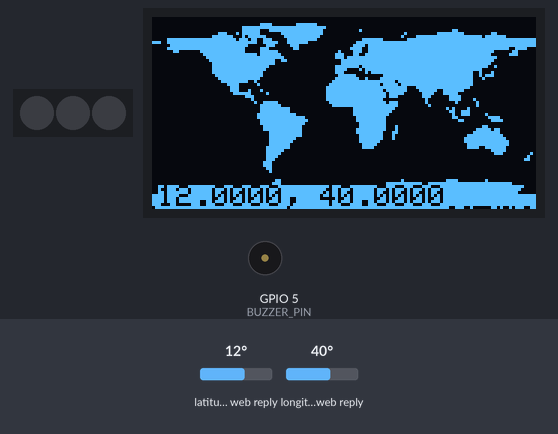
A sketch run on a simulated Seeed XIAO ESP32-C3. Shown: 3 RGB LEDs in strip order, left to right, 128×64 one-colour display, buzzer (waves = sounding, pin HIGH). Inputs (shaded band) come from the test bench; at power-on: latitude in the web reply 12°, longitude in the web reply 40°. WiFi joins after 1.5 s; servers stay silent unless stated; web services answer with replies made up by the test bench; what the sketch prints to the serial monitor is not drawn.

Above: at 2.7 s.
2.8 s: latitude in the web reply set to -49°
At 12.9 s:
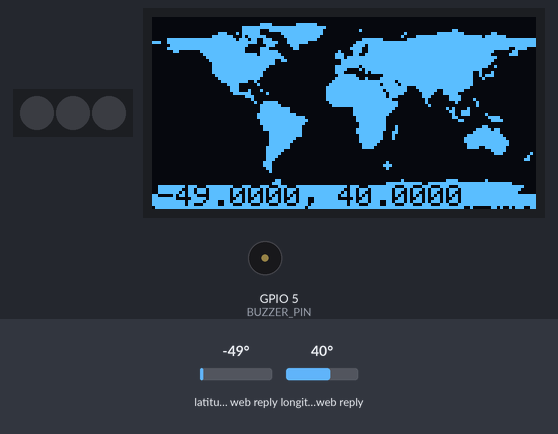
14.0 s: longitude in the web reply set to -172°
At 23.7 s:
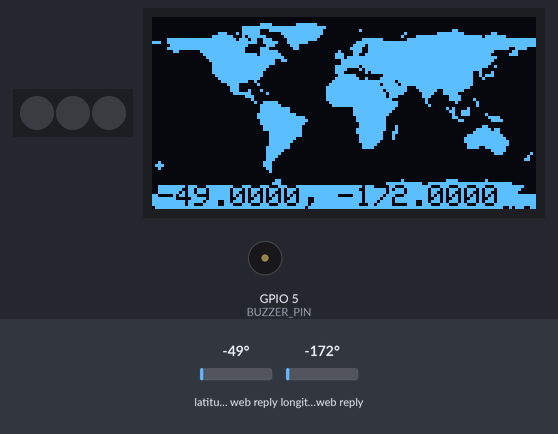
24.7 s: latitude in the web reply set to -26°
At 34.4 s:
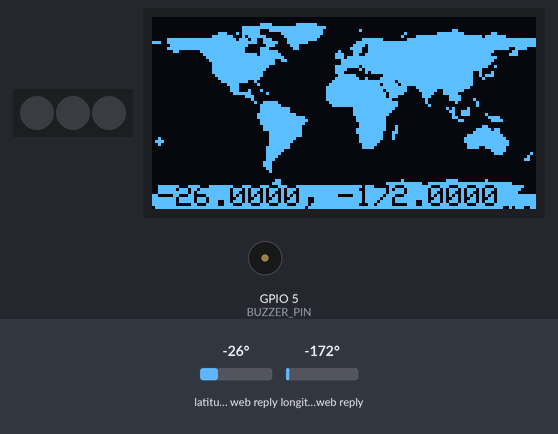
35.5 s: longitude in the web reply set to -90°
At 45.1 s:
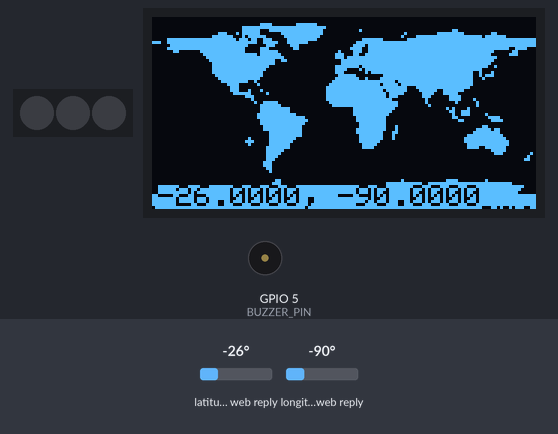

The sketch:

ISSlocatorV4-XIAOESP32C3.ino
```cpp
/*********************************************************************
ISS Locator for XIAO ESP32C3 with Japan Alert
Target Hardware: Seeed Studio XIAO ESP32C3
Includes: OLED SSD1306, NeoPixels, Buzzer
*********************************************************************/

#include <SPI.h>
#include <Wire.h>
#include <Adafruit_GFX.h>
#include <Adafruit_SSD1306.h>
#include <WiFi.h>
#include <HTTPClient.h>
#include <ArduinoJson.h>
#include <WiFiManager.h>
#include <Adafruit_NeoPixel.h>
#include <stdlib.h> // Required for atof()

#include "myID.h"
#include "config.h"

#define SCREEN_WIDTH 128
#define SCREEN_HEIGHT 64
#define OLED_RESET     -1
#define SCREEN_ADDRESS 0x3C

Adafruit_SSD1306 display(SCREEN_WIDTH, SCREEN_HEIGHT, &Wire, OLED_RESET);
Adafruit_NeoPixel pixels(NUM_LEDS, NEOPIXEL_PIN, NEO_GRB + NEO_KHZ800);

// 'woldmap3', 128x64px (Bitmap data omitted for brevity, keep your existing array here)
const unsigned char epd_bitmap_woldmap3 [] PROGMEM = {
  0x00, 0x00, 0x00, 0x00, 0x00, 0x00, 0x00, 0x00, 0x00, 0x00, 0x00, 0x00, 0x00, 0x00, 0x00, 0x00,
  0x00, 0x00, 0x00, 0x00, 0x00, 0x00, 0x00, 0x00, 0x00, 0x00, 0x00, 0x00, 0x00, 0x00, 0x00, 0x00,
  0x00, 0x00, 0x00, 0x00, 0x0f, 0x00, 0xfe, 0x00, 0x00, 0x00, 0x00, 0x00, 0x00, 0x00, 0x00, 0x00,
  0x00, 0x00, 0x00, 0x03, 0xff, 0xff, 0xff, 0xc0, 0x00, 0x00, 0x00, 0x00, 0x00, 0x00, 0x00, 0x00,
  0x00, 0x00, 0x00, 0x03, 0xf1, 0xff, 0xff, 0x80, 0x04, 0x00, 0x00, 0x00, 0x0c, 0x00, 0x00, 0x00,
  0x00, 0x00, 0x03, 0x8b, 0xf0, 0x1f, 0xff, 0x80, 0x00, 0x00, 0x08, 0x01, 0xff, 0x00, 0x60, 0x00,
  0x00, 0x00, 0x0f, 0xe2, 0xfc, 0x0f, 0xff, 0x00, 0x00, 0x00, 0x10, 0xff, 0xff, 0xfd, 0xfc, 0x00,
  0x07, 0xff, 0xff, 0xf7, 0x67, 0x07, 0xfe, 0x00, 0x03, 0xf8, 0x07, 0xff, 0xff, 0xff, 0xff, 0xff,
  0xe7, 0xff, 0xff, 0xff, 0xe7, 0xc7, 0xf0, 0x00, 0x0f, 0xff, 0xff, 0xff, 0xff, 0xff, 0xff, 0xff,
  0x03, 0xff, 0xff, 0xff, 0x03, 0x83, 0x80, 0x00, 0x1e, 0xff, 0xff, 0xff, 0xff, 0xff, 0xff, 0xff,
  0x07, 0xff, 0xff, 0xfe, 0x0e, 0x01, 0x80, 0x00, 0x3c, 0xff, 0xff, 0xff, 0xff, 0xff, 0xfe, 0x78,
  0x01, 0x80, 0xff, 0xfe, 0x0f, 0xc0, 0x00, 0x02, 0x1c, 0xff, 0xff, 0xff, 0xff, 0xff, 0xc0, 0xc0,
  0x00, 0x00, 0x7f, 0xff, 0xef, 0xe0, 0x00, 0x07, 0x19, 0xff, 0xff, 0xff, 0xff, 0xff, 0x81, 0xc0,
  0x00, 0x00, 0x3f, 0xff, 0xff, 0xf0, 0x00, 0x07, 0x7f, 0xff, 0xff, 0xff, 0xff, 0xff, 0xe0, 0x00,
  0x00, 0x00, 0x1f, 0xff, 0xff, 0x98, 0x00, 0x01, 0xff, 0xff, 0xff, 0xff, 0xff, 0xff, 0xc0, 0x00,
  0x00, 0x00, 0x0f, 0xff, 0xff, 0x80, 0x00, 0x01, 0xff, 0xff, 0xff, 0xff, 0xff, 0xff, 0x80, 0x00,
  0x00, 0x00, 0x0f, 0xff, 0xfe, 0x00, 0x00, 0x07, 0xfb, 0xff, 0xff, 0xff, 0xff, 0xff, 0x20, 0x00,
  0x00, 0x00, 0x0f, 0xff, 0xfc, 0x00, 0x00, 0x07, 0x85, 0xff, 0xff, 0xff, 0xff, 0xfc, 0x00, 0x00,
  0x00, 0x00, 0x0f, 0xff, 0xf8, 0x00, 0x00, 0x07, 0x01, 0x7f, 0xff, 0xff, 0xff, 0xe4, 0x40, 0x00,
  0x00, 0x00, 0x07, 0xff, 0xf8, 0x00, 0x00, 0x03, 0xf0, 0x07, 0xff, 0xff, 0xff, 0xe5, 0xc0, 0x00,
  0x00, 0x00, 0x03, 0xff, 0xf0, 0x00, 0x00, 0x07, 0xf9, 0x0f, 0xff, 0xff, 0xff, 0xe2, 0x00, 0x00,
  0x00, 0x00, 0x01, 0xff, 0x20, 0x00, 0x00, 0x0f, 0xff, 0xff, 0xbf, 0xff, 0xff, 0xe0, 0x00, 0x00,
  0x00, 0x00, 0x00, 0x78, 0x10, 0x00, 0x00, 0x1f, 0xff, 0xf7, 0xdf, 0xff, 0xff, 0xe0, 0x00, 0x00,
  0x00, 0x00, 0x00, 0x38, 0x00, 0x00, 0x00, 0x3f, 0xff, 0xff, 0xf8, 0xff, 0xff, 0xc0, 0x00, 0x00,
  0x00, 0x00, 0x00, 0x38, 0x88, 0x00, 0x00, 0x3f, 0xff, 0xfb, 0xf8, 0x7e, 0x7f, 0x00, 0x00, 0x00,
  0x00, 0x00, 0x00, 0x1f, 0x82, 0x00, 0x00, 0x3f, 0xff, 0xfd, 0xf0, 0x3c, 0x7c, 0x00, 0x00, 0x00,
  0x00, 0x00, 0x00, 0x01, 0xc0, 0x00, 0x00, 0x3f, 0xff, 0xfd, 0xc0, 0x38, 0x1e, 0x00, 0x00, 0x00,
  0x00, 0x00, 0x00, 0x00, 0x40, 0x00, 0x00, 0x3f, 0xff, 0xff, 0x00, 0x10, 0x1e, 0x10, 0x00, 0x00,
  0x00, 0x00, 0x00, 0x00, 0x27, 0xc0, 0x00, 0x1f, 0xff, 0xff, 0xc0, 0x10, 0x04, 0x08, 0x00, 0x00,
  0x00, 0x00, 0x00, 0x00, 0x0f, 0xe0, 0x00, 0x0f, 0xff, 0xff, 0xc0, 0x08, 0x00, 0x08, 0x00, 0x00,
  0x00, 0x00, 0x00, 0x00, 0x0f, 0xfc, 0x00, 0x00, 0x1f, 0xff, 0x80, 0x00, 0x28, 0x40, 0x00, 0x00,
  0x00, 0x00, 0x00, 0x00, 0x0f, 0xfc, 0x00, 0x00, 0x1f, 0xff, 0x00, 0x00, 0x19, 0xc0, 0x00, 0x00,
  0x00, 0x00, 0x00, 0x00, 0x1f, 0xff, 0x00, 0x00, 0x1f, 0xfe, 0x00, 0x00, 0x09, 0xc1, 0x00, 0x00,
  0x00, 0x00, 0x00, 0x00, 0x1f, 0xff, 0xe0, 0x00, 0x0f, 0xfc, 0x00, 0x00, 0x0c, 0x00, 0xf0, 0x00,
  0x00, 0x00, 0x00, 0x00, 0x0f, 0xff, 0xf0, 0x00, 0x0f, 0xfc, 0x00, 0x00, 0x03, 0x00, 0x78, 0x00,
  0x00, 0x00, 0x00, 0x00, 0x0f, 0xff, 0xe0, 0x00, 0x07, 0xfc, 0x00, 0x00, 0x00, 0x00, 0x00, 0x00,
  0x00, 0x00, 0x00, 0x00, 0x07, 0xff, 0xc0, 0x00, 0x07, 0xfc, 0x40, 0x00, 0x00, 0x03, 0x00, 0x00,
  0x00, 0x00, 0x00, 0x00, 0x07, 0xff, 0xc0, 0x00, 0x0f, 0xfc, 0x40, 0x00, 0x00, 0x0f, 0xb0, 0x00,
  0x00, 0x00, 0x00, 0x00, 0x01, 0xff, 0xc0, 0x00, 0x0f, 0xf8, 0xc0, 0x00, 0x00, 0x1f, 0xf0, 0x00,
  0x00, 0x00, 0x00, 0x00, 0x01, 0xff, 0xc0, 0x00, 0x07, 0xf8, 0x80, 0x00, 0x00, 0x7f, 0xf8, 0x00,
  0x00, 0x00, 0x00, 0x00, 0x01, 0xff, 0x00, 0x00, 0x07, 0xf8, 0x80, 0x00, 0x00, 0xff, 0xfc, 0x00,
  0x00, 0x00, 0x00, 0x00, 0x01, 0xfe, 0x00, 0x00, 0x07, 0xf0, 0x00, 0x00, 0x00, 0xff, 0xfe, 0x00,
  0x00, 0x00, 0x00, 0x00, 0x01, 0xfc, 0x00, 0x00, 0x03, 0xe0, 0x00, 0x00, 0x00, 0x7f, 0xfe, 0x00,
  0x00, 0x00, 0x00, 0x00, 0x03, 0xfc, 0x00, 0x00, 0x03, 0xc0, 0x00, 0x00, 0x00, 0x79, 0xfc, 0x00,
  0x00, 0x00, 0x00, 0x00, 0x03, 0xf0, 0x00, 0x00, 0x00, 0x00, 0x00, 0x00, 0x00, 0x00, 0x7c, 0x00,
  0x00, 0x00, 0x00, 0x00, 0x03, 0xe0, 0x00, 0x00, 0x00, 0x00, 0x00, 0x00, 0x00, 0x00, 0x38, 0x02,
  0x00, 0x00, 0x00, 0x00, 0x03, 0xc0, 0x00, 0x00, 0x00, 0x00, 0x00, 0x00, 0x00, 0x00, 0x00, 0x04,
  0x00, 0x00, 0x00, 0x00, 0x03, 0x80, 0x00, 0x00, 0x00, 0x00, 0x00, 0x00, 0x00, 0x00, 0x00, 0x0c,
  0x00, 0x00, 0x00, 0x00, 0x07, 0x00, 0x00, 0x00, 0x00, 0x00, 0x00, 0x00, 0x00, 0x00, 0x00, 0x00,
  0x00, 0x00, 0x00, 0x00, 0x07, 0x00, 0x00, 0x00, 0x00, 0x00, 0x00, 0x00, 0x00, 0x00, 0x00, 0x00,
  0x00, 0x00, 0x00, 0x00, 0x03, 0x00, 0x00, 0x00, 0x00, 0x00, 0x00, 0x00, 0x00, 0x00, 0x00, 0x00,
  0x00, 0x00, 0x00, 0x00, 0x01, 0x00, 0x00, 0x00, 0x00, 0x00, 0x00, 0x00, 0x00, 0x00, 0x00, 0x00,
  0x00, 0x00, 0x00, 0x00, 0x00, 0x00, 0x00, 0x00, 0x00, 0x00, 0x00, 0x00, 0x00, 0x00, 0x00, 0x00,
  0x00, 0x00, 0x00, 0x00, 0x00, 0x00, 0x00, 0x00, 0x00, 0x00, 0x00, 0x00, 0x00, 0x00, 0x00, 0x00,
  0x00, 0x00, 0x00, 0x00, 0x00, 0x60, 0x00, 0x00, 0x00, 0x00, 0x10, 0x00, 0x3c, 0x01, 0x00, 0x00,
  0x00, 0x00, 0x00, 0x00, 0x00, 0xe0, 0x00, 0x00, 0x00, 0x03, 0xff, 0xcf, 0xff, 0xff, 0xff, 0x00,
  0x00, 0x00, 0x00, 0x00, 0x07, 0xe0, 0x00, 0x0f, 0xff, 0xff, 0xff, 0xff, 0xff, 0xff, 0xff, 0xf0,
  0x00, 0x00, 0xff, 0xff, 0xff, 0xe0, 0x00, 0xff, 0xff, 0xff, 0xff, 0xff, 0xff, 0xff, 0xff, 0xe0,
  0x00, 0xbf, 0xff, 0xff, 0xff, 0xfc, 0x0f, 0xff, 0xff, 0xff, 0xff, 0xff, 0xff, 0xff, 0xff, 0xc0,
  0xff, 0xff, 0xff, 0xff, 0xff, 0xff, 0xff, 0xff, 0xff, 0xff, 0xff, 0xff, 0xff, 0xff, 0xff, 0xff,
  0xff, 0xff, 0xff, 0xff, 0xff, 0xff, 0xff, 0xff, 0xff, 0xff, 0xff, 0xff, 0xff, 0xff, 0xff, 0xff,
  0xff, 0xff, 0xff, 0xff, 0xff, 0xff, 0xff, 0xff, 0xff, 0xff, 0xff, 0xff, 0xff, 0xff, 0xff, 0xff,
  0xff, 0xff, 0xff, 0xff, 0xff, 0xff, 0xff, 0xff, 0xff, 0xff, 0xff, 0xff, 0xff, 0xff, 0xff, 0xff
};

const String endpoint = "http://api.open-notify.org/iss-now.json";

// =========================================================================
// LOCAL CONVERSION FUNCTION
// =========================================================================
float convertToFloat(const char* str) {
  if (str == nullptr) {
    Serial.println("Error: String is null");
    return 0.0f;
  }
  return (float)atof(str); // Standard C function: ASCII to Float
}
// =========================================================================

bool isOverJapan(float lat, float lon) {
  return (lat >= 24.0 && lat <= 46.0 && lon >= 122.0 && lon <= 154.0);
}

void triggerAlert(bool active) {
  if (active) {
    for (int i = 0; i < NUM_LEDS; i++) {
      pixels.setPixelColor(i, pixels.Color(255, 0, 0));
    }
    pixels.show();
    digitalWrite(BUZZER_PIN, HIGH);
    delay(100);
    digitalWrite(BUZZER_PIN, LOW);
  } else {
    pixels.clear();
    pixels.show();
    digitalWrite(BUZZER_PIN, LOW);
  }
}

void disp(String latitude, String longitude, bool alertActive) {
  int lat10, long10;
  int x, y;

  display.clearDisplay();
  display.drawBitmap(0, 0, epd_bitmap_woldmap3, 128, 64, WHITE);

  display.setTextSize(1);
  display.setTextColor(SSD1306_BLACK, SSD1306_WHITE);
  display.setCursor(2, 56);
  display.print(latitude);
  display.print(", ");
  display.print(longitude);
  display.display();

  lat10 = int(latitude.toFloat() * 10.0);
  long10 = int(longitude.toFloat() * 10.0);
  x = map(long10, -1800, 1800, 0, 128);
  y = map(lat10, 900, -900, 0, 64);

  for (int i = 0; i < 10; i++) {
    display.drawPixel(x, y, SSD1306_WHITE);
    display.drawPixel(x - 1, y, SSD1306_WHITE);
    display.drawPixel(x + 1, y, SSD1306_WHITE);
    display.drawPixel(x, y - 1, SSD1306_WHITE);
    display.drawPixel(x, y + 1, SSD1306_WHITE);
    display.display();

    if (alertActive && (i % 6 == 0)) {
      triggerAlert(true);
    }

    delay(500);

    display.drawPixel(x, y, SSD1306_BLACK);
    display.drawPixel(x - 1, y, SSD1306_BLACK);
    display.drawPixel(x + 1, y, SSD1306_BLACK);
    display.drawPixel(x, y - 1, SSD1306_BLACK);
    display.drawPixel(x, y + 1, SSD1306_BLACK);
    display.display();

    delay(500);
  }
}

void setup() {
  WiFi.mode(WIFI_STA);
  Serial.begin(SERIAL_BAUD);

  pinMode(BUZZER_PIN, OUTPUT);
  digitalWrite(BUZZER_PIN, LOW);

  pixels.begin();
  pixels.clear();
  pixels.show();

  Wire.begin(OLED_SDA, OLED_SCL);

  WiFiManager wm;
  bool res = wm.autoConnect("AutoConnectAP");

  if (!res) {
    Serial.println("Failed to connect");
  } else {
    Serial.println("connected...yeey :)");
  }

  display.begin(SSD1306_SWITCHCAPVCC, SCREEN_ADDRESS);
  display.clearDisplay();
  display.drawBitmap(0, 0, epd_bitmap_woldmap3, 128, 64, WHITE);
  display.display();
}

void loop() {
  if ((WiFi.status() == WL_CONNECTED)) {
    HTTPClient http;
    http.begin(endpoint);
    int httpCode = http.GET();
    if (httpCode > 0) {
      String payload = http.getString();
      JsonDocument ISSlocation;
      DeserializationError jsonerror = deserializeJson(ISSlocation, payload);

      if (!jsonerror) {
        // 1. Extract the data as C-strings (const char*)
        const char* latStr = ISSlocation["iss_position"]["latitude"].as<const char*>();
        const char* lonStr = ISSlocation["iss_position"]["longitude"].as<const char*>();

        // 2. Use the local function to convert those strings to floats
        float lat = convertToFloat(latStr);
        float lon = convertToFloat(lonStr);

        Serial.printf("Converted -> Latitude: %f, Longitude: %f\n", lat, lon);

        bool overJapan = isOverJapan(lat, lon);

        if (!overJapan) {
          triggerAlert(false);
        }

        // We pass the original strings to disp() to keep the coordinate formatting
        disp(String(latStr), String(lonStr), overJapan);
      }
    }
    else {
      Serial.println("Error on HTTP request");
    }
    http.end();
  }
}
```

myID.h
```cpp
// #define mySSID "elecom-5c07c7"
// #define myPassword "i2njaay74uiv"
#define mySSID "YourWiFiSSID"
#define myPassword "YourWiFiPassword"
```

config.h
```cpp
#ifndef CONFIG_H
#define CONFIG_H

// ==========================================
// XIAO ESP32C3 Hardware Configuration
// ==========================================

// --- Display (OLED SSD1306) ---
// I2C standard pins for XIAO ESP32C3
#define OLED_SDA 6   // D4
#define OLED_SCL 7   // D5
#define OLED_RESET -1 // Not used

// --- Input (Buttons) ---
#define BUTTON_UP 20   // D7
#define BUTTON_DOWN 8   // D8
#define BUTTON_LEFT 9   // D9
#define BUTTON_RIGHT 10   // D10

// --- Output (Buzzer) ---
#define BUZZER_PIN 5 // D3

// --- Visual (NeoPixels) ---
#define NEOPIXEL_PIN 2 // D0
#define NUM_LEDS 3     // Number of LEDs in your strip/board

// --- Other Settings ---
#define SERIAL_BAUD 115200

#endif // CONFIG_H
```

Measured:
- after the input at 14.0 s, the display: first differs from a run without the input after 9.3 s (image 2 shows a later state)
- after the input at 24.7 s, the display: first differs from a run without the input after 9.3 s (image 3 shows a later state)
- after the input at 35.5 s, the display: first differs from a run without the input after 9.2 s (image 4 shows a later state)
